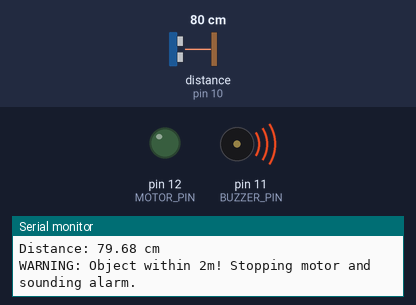
Bench run of a sketch on a simulated Arduino Uno, built with avr-gcc and run on an emulated ATmega328P. Shown: output pins drawn as LEDs (lit = HIGH), buzzer (waves = sounding, pin HIGH), the last lines printed to the serial monitor. Wiring (from diagram.json): ultrasonic range finder: trigger pin 9; echo pin 10. Inputs (shaded band) come from the test bench; at power-on: distance to the obstacle (sensor on pin 10) 80 cm. The echo pulse lasts 58.3 µs per cm; pins used as bus, display or sensor lines are not drawn.

Above: at 1.2 s.
1.3 s: distance to the obstacle (sensor on pin 10) set to 195 cm
2.8 s: distance to the obstacle (sensor on pin 10) set to 204 cm
At 3.8 s:
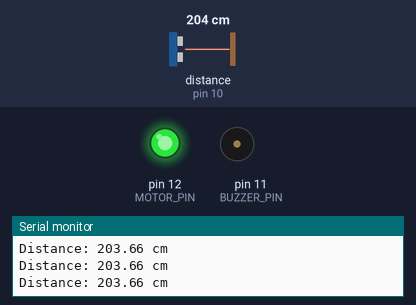
4.3 s: distance to the obstacle (sensor on pin 10) set to 18 cm
At 5.2 s:
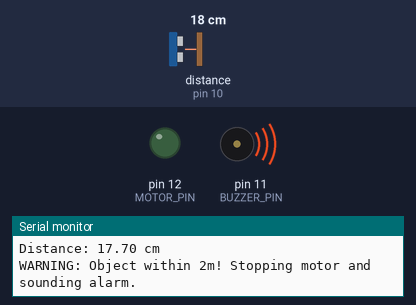
5.8 s: distance to the obstacle (sensor on pin 10) set to 299 cm
At 6.2 s:
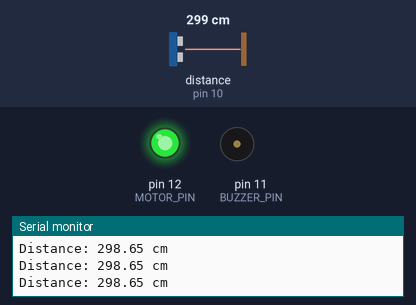
Timing chart, 0 to 8.3 s (numbered marks = the images above; inputs shaded):
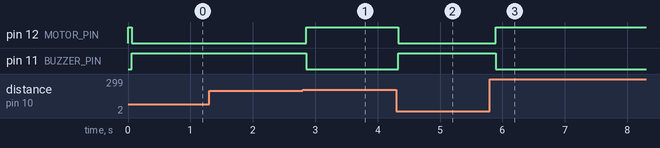

Measured:
- the behaviour switches between 200 and 201 cm on distance to the obstacle (sensor on pin 10) (found by bisection; images 0 and 1)
- after the input at 2.8 s, pin 12 (MOTOR_PIN): LOW → HIGH after 0.06 s; pin 11 (BUZZER_PIN): HIGH → LOW after 0.06 s
- after the input at 4.3 s, pin 12 (MOTOR_PIN): HIGH → LOW at once; pin 11 (BUZZER_PIN): LOW → HIGH at once
- after the input at 5.8 s, pin 12 (MOTOR_PIN): LOW → HIGH after 0.10 s; pin 11 (BUZZER_PIN): HIGH → LOW after 0.10 s

The sketch:

forklift_safety.ino
```cpp
// forklift_safety.ino
// Implements an ultrasonic sensor setup for a forklift to detect pedestrians.
// Activates a buzzer and stops the motor if an object is detected within 2 meters.

const int TRIG_PIN = 9;    // Ultrasonic sensor TRIG pin
const int ECHO_PIN = 10;   // Ultrasonic sensor ECHO pin
const int BUZZER_PIN = 11; // Buzzer output pin
const int MOTOR_PIN = 12;  // Motor control/enable pin

// Threshold distance in centimeters (2 meters = 200 cm)
const int SAFE_DISTANCE_CM = 200;

void setup() {
  // Initialize serial communication for debugging purposes
  Serial.begin(9600);

  // Configure pins
  pinMode(TRIG_PIN, OUTPUT);
  pinMode(ECHO_PIN, INPUT);

  pinMode(BUZZER_PIN, OUTPUT);
  pinMode(MOTOR_PIN, OUTPUT);

  // Initialize states
  digitalWrite(BUZZER_PIN, LOW); // Buzzer off initially
  digitalWrite(MOTOR_PIN, HIGH); // Motor running initially (Assuming HIGH = RUN, LOW = STOP)

  Serial.println("Forklift Safety System Initialized.");
}

void loop() {
  // 1. Send ultrasonic pulse
  // Clear the TRIG_PIN to ensure a clean HIGH pulse
  digitalWrite(TRIG_PIN, LOW);
  delayMicroseconds(2);

  // Send a 10 microsecond HIGH pulse to trigger a measurement
  digitalWrite(TRIG_PIN, HIGH);
  delayMicroseconds(10);
  digitalWrite(TRIG_PIN, LOW);

  // 2. Read pulse reflection
  // pulseIn() returns the sound wave travel time in microseconds
  long duration = pulseIn(ECHO_PIN, HIGH);

  // 3. Calculate distance
  // Speed of sound is ~343 m/s, which converts to 0.0343 cm/microsecond
  // Distance = (time * speed) / 2 (divide by 2 because it's a round trip: send and bounce back)
  float distance = duration * 0.0343 / 2.0;

  // Print distance to Serial Monitor for debugging
  Serial.print("Distance: ");
  Serial.print(distance);
  Serial.println(" cm");

  // 4. Implement Safety Logic
  // Check if distance is valid (> 0) and an object is within 2m (200cm)
  if (distance > 0 && distance <= SAFE_DISTANCE_CM) {
    // Pedestrian/Object detected!
    Serial.println("WARNING: Object within 2m! Stopping motor and sounding alarm.");
    digitalWrite(BUZZER_PIN, HIGH); // Turn ON buzzer
    digitalWrite(MOTOR_PIN, LOW);   // Disable motor
  } else {
    // Path is clear
    digitalWrite(BUZZER_PIN, LOW);  // Turn OFF buzzer
    digitalWrite(MOTOR_PIN, HIGH);  // Enable motor
  }

  // Short delay between measurements to avoid ping overlap
  delay(100);
}
```
